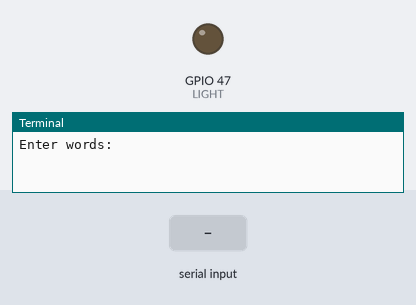
Bench run of a program on a simulated Raspberry Pi (BCM pin numbers). Shown: output pins drawn as LEDs (lit = HIGH), the last lines printed to the terminal. The inputs (shaded band) are chosen by the test bench.

Above: at 1.2 s.
1.3 s: "A" typed at the terminal, then Enter
At 3.0 s:
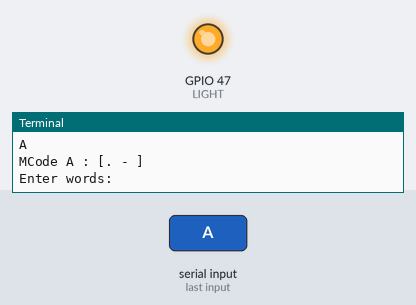
3.7 s: "B" typed at the terminal, then Enter
At 4.1 s:
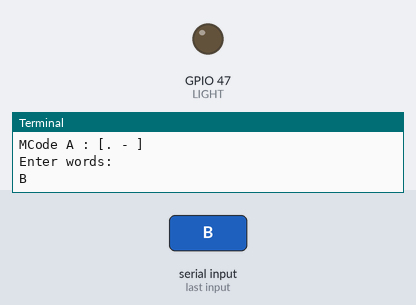
6.7 s: "C" typed at the terminal, then Enter
At 9.1 s:
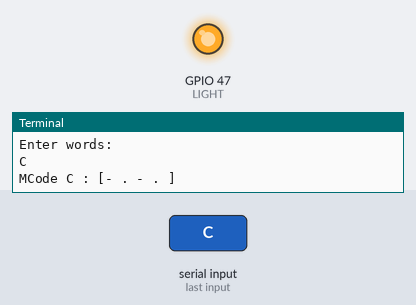
Timing chart, 0 to 10.6 s (numbered marks = the images above; inputs shaded):
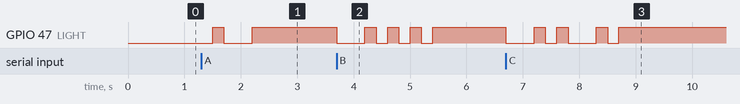

Measured:
- after the input at 1.3 s, GPIO 47 (LIGHT): LOW → HIGH after 0.20 s, → LOW 0.20 s later, → HIGH 0.50 s later
- after the input at 3.7 s, GPIO 47 (LIGHT): HIGH → LOW at once, then repeats every 0.40 s: HIGH 0.20 s, LOW 0.20 s, until it stays HIGH from 5.4 s
- after the input at 6.7 s, GPIO 47 (LIGHT): HIGH → LOW at once, → HIGH 0.50 s later, → LOW 0.20 s later, → HIGH 0.20 s later, … (8 changes in this stretch)

The program:

English_to_Morse_code.py
```python
import RPi.GPIO as GPIO
import time


MORSECODEDICT = {'A': '.-', 'B': '-...', 'C': '-.-.', 'D': '-..', 'E': '.', 'F': '..-.', 'G': '--.', 'H': '....',
                    'I': '..', 'J': '.---', 'K': '-.-', 'L': '.-..', 'M': '--', 'N': '-.', 'O': '---', 'P': '.--.',
                    'Q': '--.-', 'R': '.-.', 'S': '...', 'T': '-', 'U': '..-', 'V': '...-', 'W': '.--', 'X': '-..-',
                    'Y': '-.--', 'Z': '--..', '0': '-----', '1': '.----', '2': '..---', '3': '...--', '4': '....-',
                    '5': '.....', '6': '-....', '7': '--...', '8': '---..', '9': '----.'}


GPIO.setmode (GPIO.BCM)

GPIO.setwarnings(False)

LIGHT = 47

GPIO.setup(LIGHT,GPIO.OUT)


def dot():
        GPIO.output(LIGHT,GPIO.LOW)
        time.sleep(0.2)
        GPIO.output(LIGHT,GPIO.HIGH)
        time.sleep(0.2)


def dash():
    GPIO.output(LIGHT,GPIO.LOW)
    time.sleep(0.5)
    GPIO.output(LIGHT,GPIO.HIGH)
    time.sleep(0.2)

try:
    while True:
        response = input('Enter words: ').upper()
        for letter in response:
            #print(letter)
            moutput = ""
            for symbol in MORSECODEDICT[letter]:
                if symbol == '-':
                    dash()
                    #print(symbol)
                    moutput += symbol + " "

                elif symbol == '.':
                    dot()
                    #print(symbol)
                    moutput += symbol + " "

                else:
                    time.sleep(0.5)
            print("MCode {} : [{}]".format(letter, moutput))
            time.sleep(0.5)
except KeyboardInterrupt:
    GPIO.cleanup()
```
